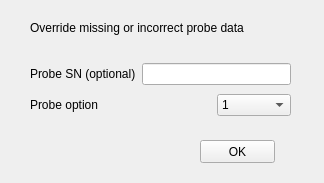
<?xml version="1.0" encoding="UTF-8"?>
<ui version="4.0">
 <class>IMForceDlg</class>
 <widget class="QWidget" name="IMForceDlg">
  <property name="windowModality">
   <enum>Qt::ApplicationModal</enum>
  </property>
  <property name="geometry">
   <rect>
    <x>0</x>
    <y>0</y>
    <width>324</width>
    <height>183</height>
   </rect>
  </property>
  <property name="windowTitle">
   <string>Imec Manual Probe Data Entry</string>
  </property>
  <widget class="QLabel" name="label">
   <property name="geometry">
    <rect>
     <x>30</x>
     <y>20</y>
     <width>261</width>
     <height>16</height>
    </rect>
   </property>
   <property name="text">
    <string>Override missing or incorrect probe data</string>
   </property>
  </widget>
  <widget class="QWidget" name="gridLayoutWidget">
   <property name="geometry">
    <rect>
     <x>30</x>
     <y>60</y>
     <width>261</width>
     <height>61</height>
    </rect>
   </property>
   <layout class="QGridLayout" name="gridLayout">
    <item row="0" column="0">
     <widget class="QLabel" name="label_2">
      <property name="sizePolicy">
       <sizepolicy hsizetype="Minimum" vsizetype="Preferred">
        <horstretch>0</horstretch>
        <verstretch>0</verstretch>
       </sizepolicy>
      </property>
      <property name="text">
       <string>Probe SN (optional)</string>
      </property>
     </widget>
    </item>
    <item row="0" column="2">
     <widget class="QLineEdit" name="snLE">
      <property name="text">
       <string/>
      </property>
     </widget>
    </item>
    <item row="1" column="0">
     <widget class="QLabel" name="label_3">
      <property name="sizePolicy">
       <sizepolicy hsizetype="Minimum" vsizetype="Preferred">
        <horstretch>0</horstretch>
        <verstretch>0</verstretch>
       </sizepolicy>
      </property>
      <property name="text">
       <string>Probe option</string>
      </property>
     </widget>
    </item>
    <item row="1" column="2">
     <layout class="QHBoxLayout" name="horizontalLayout">
      <item>
       <spacer name="horizontalSpacer">
        <property name="orientation">
         <enum>Qt::Horizontal</enum>
        </property>
        <property name="sizeHint" stdset="0">
         <size>
          <width>40</width>
          <height>20</height>
         </size>
        </property>
       </spacer>
      </item>
      <item>
       <widget class="QComboBox" name="optCB">
        <property name="sizePolicy">
         <sizepolicy hsizetype="Expanding" vsizetype="Fixed">
          <horstretch>0</horstretch>
          <verstretch>0</verstretch>
         </sizepolicy>
        </property>
        <property name="currentText">
         <string>1</string>
        </property>
        <property name="currentIndex">
         <number>0</number>
        </property>
        <item>
         <property name="text">
          <string>1</string>
         </property>
        </item>
        <item>
         <property name="text">
          <string>2</string>
         </property>
        </item>
        <item>
         <property name="text">
          <string>3</string>
         </property>
        </item>
        <item>
         <property name="text">
          <string>4</string>
         </property>
        </item>
       </widget>
      </item>
     </layout>
    </item>
   </layout>
  </widget>
  <widget class="QPushButton" name="okBut">
   <property name="geometry">
    <rect>
     <x>200</x>
     <y>140</y>
     <width>75</width>
     <height>23</height>
    </rect>
   </property>
   <property name="text">
    <string>OK</string>
   </property>
  </widget>
 </widget>
 <tabstops>
  <tabstop>optCB</tabstop>
  <tabstop>okBut</tabstop>
  <tabstop>snLE</tabstop>
 </tabstops>
 <resources/>
 <connections>
  <connection>
   <sender>okBut</sender>
   <signal>clicked()</signal>
   <receiver>IMForceDlg</receiver>
   <slot>close()</slot>
   <hints>
    <hint type="sourcelabel">
     <x>237</x>
     <y>151</y>
    </hint>
    <hint type="destinationlabel">
     <x>161</x>
     <y>91</y>
    </hint>
   </hints>
  </connection>
 </connections>
</ui>
